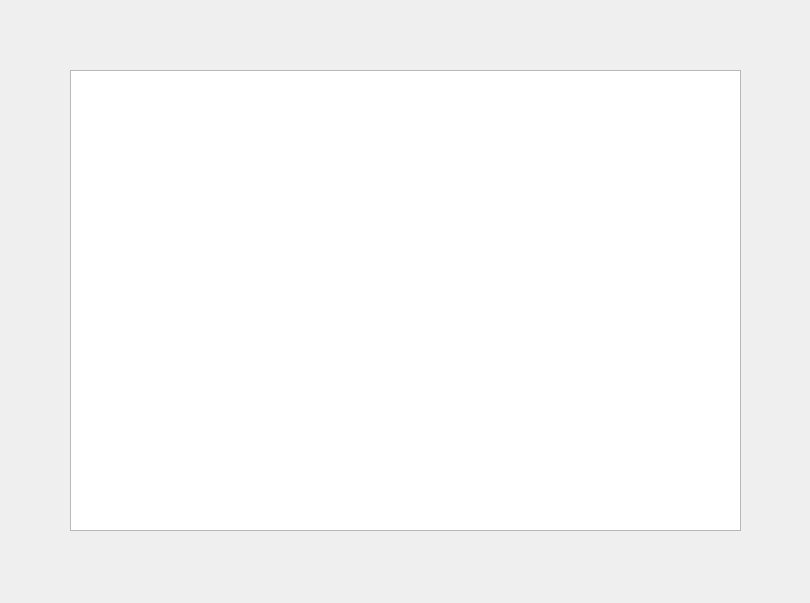
<?xml version="1.0" encoding="UTF-8"?>
<ui version="4.0">
 <class>Model_Estimate_UI</class>
 <widget class="QDialog" name="Model_Estimate_UI">
  <property name="geometry">
   <rect>
    <x>0</x>
    <y>0</y>
    <width>810</width>
    <height>603</height>
   </rect>
  </property>
  <property name="windowTitle">
   <string>Dialog</string>
  </property>
  <widget class="QGraphicsView" name="canvas">
   <property name="geometry">
    <rect>
     <x>70</x>
     <y>70</y>
     <width>671</width>
     <height>461</height>
    </rect>
   </property>
  </widget>
 </widget>
 <resources/>
 <connections/>
</ui>
